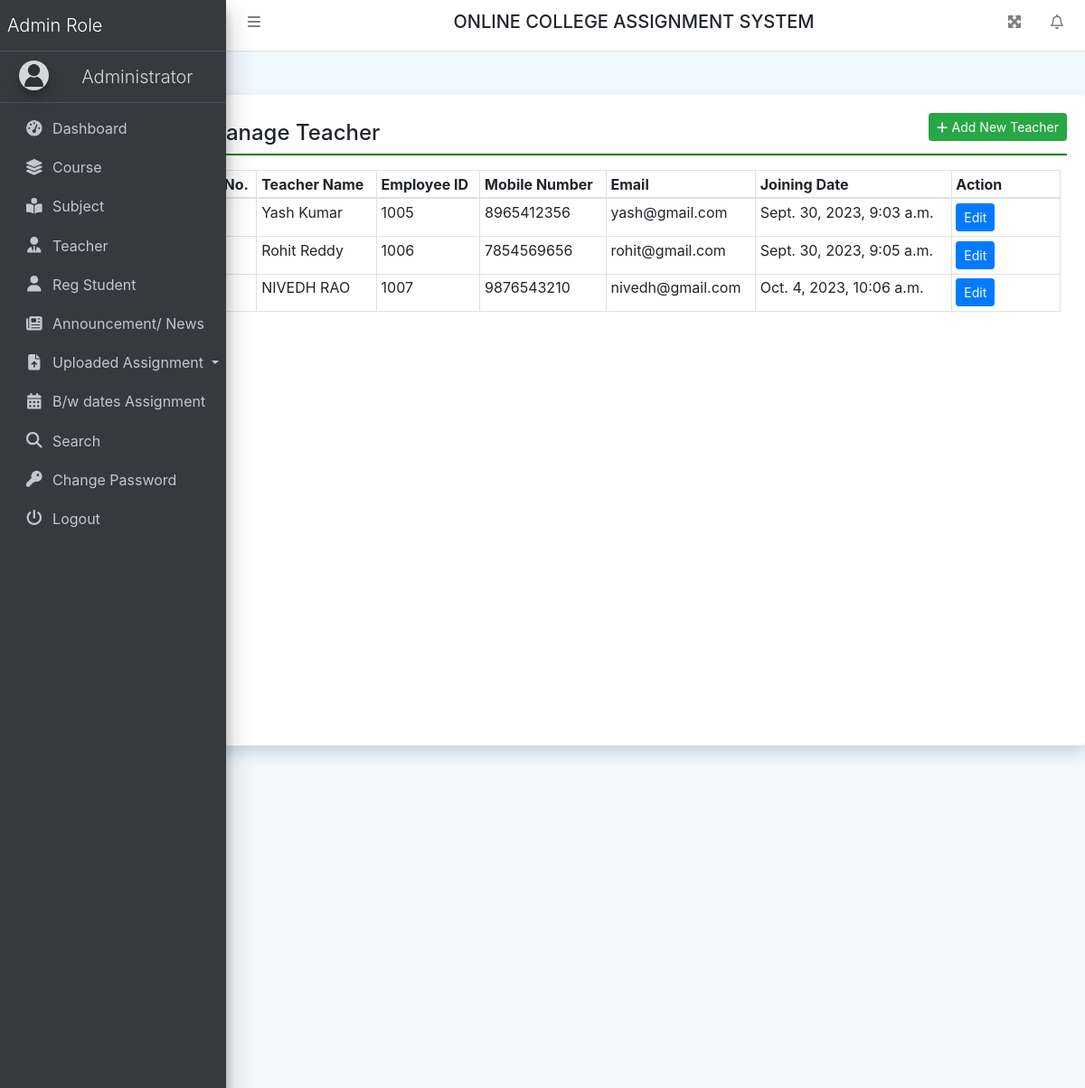
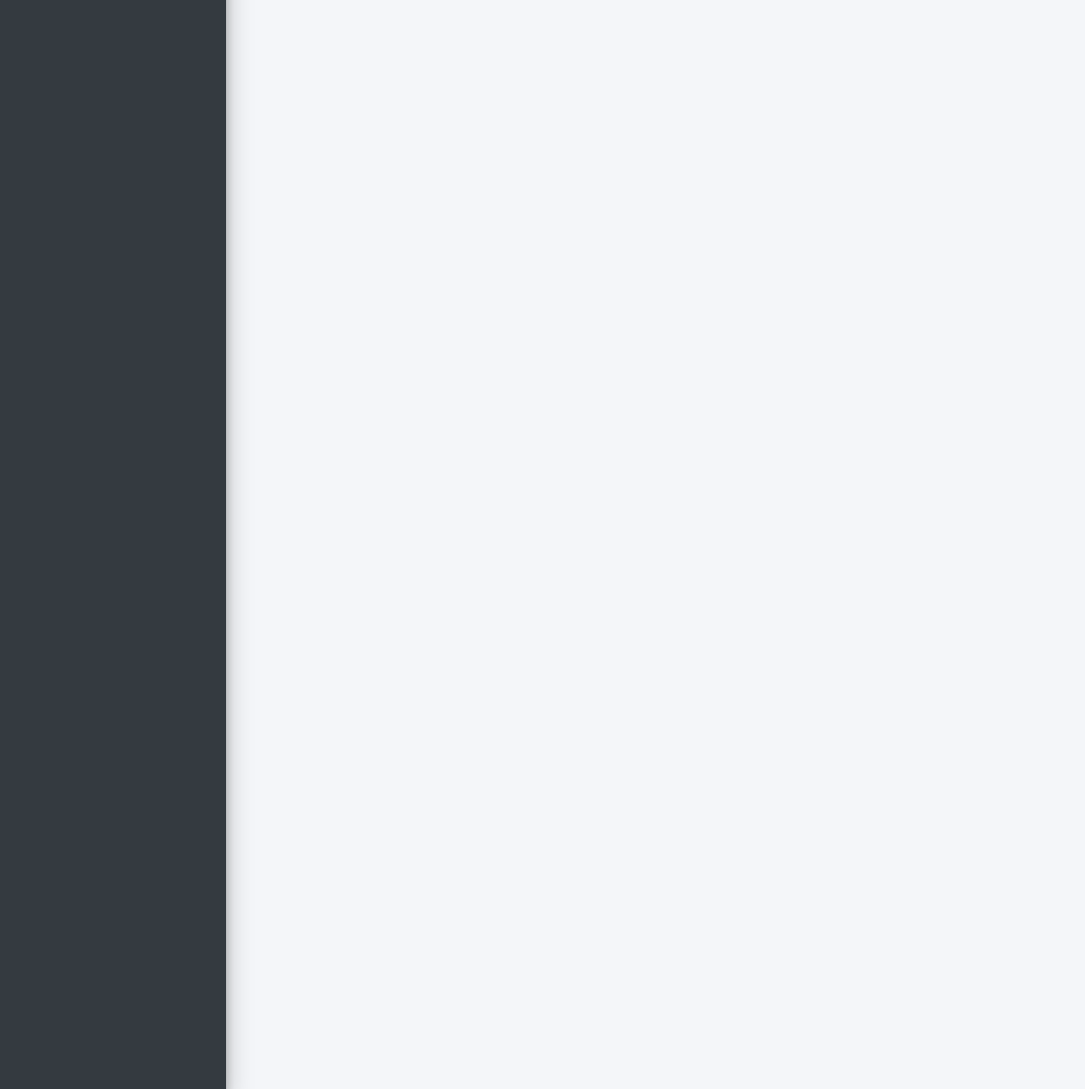
Screenshot of /teacher (signed in) with the database file from the repository (2 pictures, top to bottom).
### collegeAssignment/models.py (models this page shows, shortened)
class Teacher(models.Model):
    users = models.ForeignKey(User, on_delete=models.CASCADE)
    EmpID = models.IntegerField(null=True)
    MobileNumber = models.CharField(max_length=15, null=True)
    Gender = models.CharField(max_length=50, null=True)
    Dob = models.DateField(null=True)
    course = models.ForeignKey(Course, on_delete=models.CASCADE)
    Religion = models.CharField(max_length=100, null=True)
    Address = models.CharField(max_length=300, null=True)
    ProfilePic = models.FileField(max_length=200, null=True)
    JoiningDate = models.DateTimeField(auto_now_add=True)

### collegeAssignment/views.py (the view, shortened to what this page needs)
# urls.py: path('teacher', teacher, name='teacher'),
def teacher(request):
    if not request.user.is_authenticated:
        return redirect('admin_login')
    course = Course.objects.all()
    teacher = Teacher.objects.all()
    try:
        empid = 1001 if Teacher.objects.count() == 0 else Teacher.objects.aggregate(max=Max('EmpID'))["max"] + 1
        error = ""
    except:
        pass
    return render(request, 'teacher.html', locals())

### collegeAssignment/templates/teacher.html (shortened to what this page needs)
{% extends 'header.html' %}
{% block main %}
<div class="card shadow mt-5 offset-2" style="min-height: 90vh">
    <div class="card-body">
        <a href="#" class="btn btn-success btn-sm float-right"
           data-target="#addpro" data-toggle="modal"><i class="fa fa-plus"></i>
            Add New Teacher</a>
        <h4 class="p-2" style="border-bottom: 2px solid green;">Manage
            Teacher</h4>
        <div class="container-fluid mt-3">
            <table class="table table-bordered table-sm">
                <thead>
                <tr>
                    <th>S No.</th>
                    <th>Teacher Name</th>
                    <th>Employee ID</th>
                    <th>Mobile Number</th>
                    <th>Email</th>
                    <th>Joining Date</th>
                    <th>Action</th>
                </tr>
                </thead>
                <tbody>
                {% for i in teacher %}
                <tr>
                    <td>{{forloop.counter}}</td>
                    <td>{{i.users.first_name}} {{i.users.last_name}}</td>
                    <td>{{i.EmpID}}</td>
                    <td>{{i.MobileNumber}}</td>
                    <td>{{i.users.username}}</td>
                    <td>{{i.JoiningDate}}</td>
                    <td style="width: 120px;">
                        <a href="{% url 'editTeacher' i.id %}" class="btn btn-primary btn-sm">Edit</a>
                    </td>
                </tr>
                {% endfor %}
                </tbody>
            </table>
        </div>
    </div>
</div>
{% endblock %}

### collegeAssignment/static/css/all.css (style rules this page uses)
.fa-plus:before { content: "\f067"; }

### collegeAssignment/templates/header.html (style rules this page uses)
body { background-color: aliceblue; }

### rows the page displays
Teacher: users.first_name "Yash", users.last_name "Kumar", EmpID "1005", MobileNumber "8965412356", users.username "yash@gmail.com", JoiningDate "Sept. 30, 2023, 9:03 a.m."
Teacher: users.first_name "Rohit", users.last_name "Reddy", EmpID "1006", MobileNumber "7854569656", users.username "rohit@gmail.com", JoiningDate "Sept. 30, 2023, 9:05 a.m."
Teacher: users.first_name "NIVEDH", users.last_name "RAO", EmpID "1007", MobileNumber "9876543210", users.username "nivedh@gmail.com", JoiningDate "Oct. 4, 2023, 10:06 a.m."
